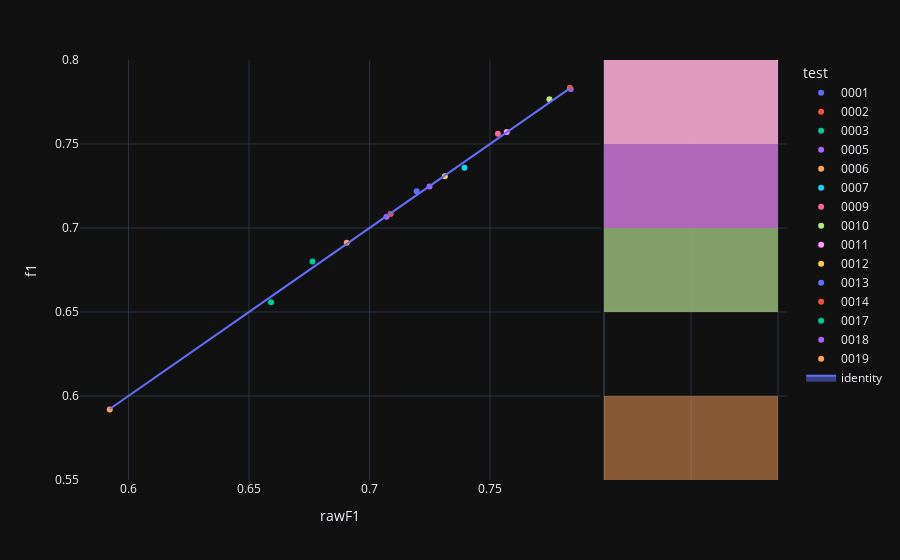

Source (notebook cell):
### Code cell
fig=px.scatter(experimentModels_N2,x='rawF1',y='f1',color='test',hover_name='modelId', marginal_y="histogram")
fig.add_trace(
    go.Scatter(x=experimentModels_N2['rawF1'], y=experimentModels_N2['rawF1'], name="identity", mode='lines',fill="toself")
)
fig.show()

### Figure 1 — Plotly figure (JSON) as saved in the notebook; plotly's stock layout.template omitted (floating-point values rounded to 4 significant figures)
{"data": [{"hovertemplate": "<b>%{hovertext}</b><br><br>test=0001<br>rawF1=%{x}<br>f1=%{y}<extra></extra>", "hovertext": ["27775e1b-9adc-4ae7-9fcf-b3dbe38ca573"], "legendgroup": "0001", "marker": {"color": "#636efa", "symbol": "circle"}, "mode": "markers", "name": "0001", "orientation": "v", "showlegend": true, "x": [0.7835], "xaxis": "x", "y": [0.7826], "yaxis": "y", "type": "scatter"}, {"alignmentgroup": "True", "bingroup": "y", "hovertemplate": "test=0001<br>f1=%{y}<br>count=%{x}<extra></extra>", "legendgroup": "0001", "marker": {"color": "#636efa"}, "name": "0001", "offsetgroup": "0001", "opacity": 0.5, "showlegend": false, "xaxis": "x2", "y": [0.7826], "yaxis": "y2", "type": "histogram"}, {"hovertemplate": "<b>%{hovertext}</b><br><br>test=0002<br>rawF1=%{x}<br>f1=%{y}<extra></extra>", "hovertext": ["363d6b1b-23e4-4aa5-8a2e-a2aa6c9a2bd0"], "legendgroup": "0002", "marker": {"color": "#EF553B", "symbol": "circle"}, "mode": "markers", "name": "0002", "orientation": "v", "showlegend": true, "x": [0.7831], "xaxis": "x", "y": [0.7835], "yaxis": "y", "type": "scatter"}, {"alignmentgroup": "True", "bingroup": "y", "hovertemplate": "test=0002<br>f1=%{y}<br>count=%{x}<extra></extra>", "legendgroup": "0002", "marker": {"color": "#EF553B"}, "name": "0002", "offsetgroup": "0002", "opacity": 0.5, "showlegend": false, "xaxis": "x2", "y": [0.7835], "yaxis": "y2", "type": "histogram"}, {"hovertemplate": "<b>%{hovertext}</b><br><br>test=0003<br>rawF1=%{x}<br>f1=%{y}<extra></extra>", "hovertext": ["09d246cf-df61-4da1-b690-e0c8338d819c"], "legendgroup": "0003", "marker": {"color": "#00cc96", "symbol": "circle"}, "mode": "markers", "name": "0003", "orientation": "v", "showlegend": true, "x": [0.6592], "xaxis": "x", "y": [0.6558], "yaxis": "y", "type": "scatter"}, {"alignmentgroup": "True", "bingroup": "y", "hovertemplate": "test=0003<br>f1=%{y}<br>count=%{x}<extra></extra>", "legendgroup": "0003", "marker": {"color": "#00cc96"}, "name": "0003", "offsetgroup": "0003", "opacity": 0.5, "showlegend": false, "xaxis": "x2", "y": [0.6558], "yaxis": "y2", "type": "histogram"}, {"hovertemplate": "<b>%{hovertext}</b><br><br>test=0005<br>rawF1=%{x}<br>f1=%{y}<extra></extra>", "hovertext": ["d7547448-90e9-4379-8b6f-40fc4ce250cf"], "legendgroup": "0005", "marker": {"color": "#ab63fa", "symbol": "circle"}, "mode": "markers", "name": "0005", "orientation": "v", "showlegend": true, "x": [0.7071], "xaxis": "x", "y": [0.7068], "yaxis": "y", "type": "scatter"}, {"alignmentgroup": "True", "bingroup": "y", "hovertemplate": "test=0005<br>f1=%{y}<br>count=%{x}<extra></extra>", "legendgroup": "0005", "marker": {"color": "#ab63fa"}, "name": "0005", "offsetgroup": "0005", "opacity": 0.5, "showlegend": false, "xaxis": "x2", "y": [0.7068], "yaxis": "y2", "type": "histogram"}, {"hovertemplate": "<b>%{hovertext}</b><br><br>test=0006<br>rawF1=%{x}<br>f1=%{y}<extra></extra>", "hovertext": ["8494b8dc-14c3-4df3-a9e2-2569fced6b66"], "legendgroup": "0006", "marker": {"color": "#FFA15A", "symbol": "circle"}, "mode": "markers", "name": "0006", "orientation": "v", "showlegend": true, "x": [0.5922], "xaxis": "x", "y": [0.592], "yaxis": "y", "type": "scatter"}, {"alignmentgroup": "True", "bingroup": "y", "hovertemplate": "test=0006<br>f1=%{y}<br>count=%{x}<extra></extra>", "legendgroup": "0006", "marker": {"color": "#FFA15A"}, "name": "0006", "offsetgroup": "0006", "opacity": 0.5, "showlegend": false, "xaxis": "x2", "y": [0.592], "yaxis": "y2", "type": "histogram"}, {"hovertemplate": "<b>%{hovertext}</b><br><br>test=0007<br>rawF1=%{x}<br>f1=%{y}<extra></extra>", "hovertext": ["4ec9c4e1-e050-4cb3-911d-426930925d09"], "legendgroup": "0007", "marker": {"color": "#19d3f3", "symbol": "circle"}, "mode": "markers", "name": "0007", "orientation": "v", "showlegend": true, "x": [0.7394], "xaxis": "x", "y": [0.7359], "yaxis": "y", "type": "scatter"}, {"alignmentgroup": "True", "bingroup": "y", "hovertemplate": "test=0007<br>f1=%{y}<br>count=%{x}<extra></extra>", "legendgroup": "0007", "marker": {"color": "#19d3f3"}, "name": "0007", "offsetgroup": "0007", "opacity": 0.5, "showlegend": false, "xaxis": "x2", "y": [0.7359], "yaxis": "y2", "type": "histogram"}, {"hovertemplate": "<b>%{hovertext}</b><br><br>test=0009<br>rawF1=%{x}<br>f1=%{y}<extra></extra>", "hovertext": ["9f43f1cd-280c-4e7c-9c3a-a90f704900c2"], "legendgroup": "0009", "marker": {"color": "#FF6692", "symbol": "circle"}, "mode": "markers", "name": "0009", "orientation": "v", "showlegend": true, "x": [0.7533], "xaxis": "x", "y": [0.7561], "yaxis": "y", "type": "scatter"}, {"alignmentgroup": "True", "bingroup": "y", "hovertemplate": "test=0009<br>f1=%{y}<br>count=%{x}<extra></extra>", "legendgroup": "0009", "marker": {"color": "#FF6692"}, "name": "0009", "offsetgroup": "0009", "opacity": 0.5, "showlegend": false, "xaxis": "x2", "y": [0.7561], "yaxis": "y2", "type": "histogram"}, {"hovertemplate": "<b>%{hovertext}</b><br><br>test=0010<br>rawF1=%{x}<br>f1=%{y}<extra></extra>", "hovertext": ["285a2ff5-4005-4d2b-a89a-5108d2058c0f"], "legendgroup": "0010", "marker": {"color": "#B6E880", "symbol": "circle"}, "mode": "markers", "name": "0010", "orientation": "v", "showlegend": true, "x": [0.7747], "xaxis": "x", "y": [0.7767], "yaxis": "y", "type": "scatter"}, {"alignmentgroup": "True", "bingroup": "y", "hovertemplate": "test=0010<br>f1=%{y}<br>count=%{x}<extra></extra>", "legendgroup": "0010", "marker": {"color": "#B6E880"}, "name": "0010", "offsetgroup": "0010", "opacity": 0.5, "showlegend": false, "xaxis": "x2", "y": [0.7767], "yaxis": "y2", "type": "histogram"}, {"hovertemplate": "<b>%{hovertext}</b><br><br>test=0011<br>rawF1=%{x}<br>f1=%{y}<extra></extra>", "hovertext": ["7bee7b22-c6a4-482c-866e-cfd36aa7b2f8"], "legendgroup": "0011", "marker": {"color": "#FF97FF", "symbol": "circle"}, "mode": "markers", "name": "0011", "orientation": "v", "showlegend": true, "x": [0.757], "xaxis": "x", "y": [0.7571], "yaxis": "y", "type": "scatter"}, {"alignmentgroup": "True", "bingroup": "y", "hovertemplate": "test=0011<br>f1=%{y}<br>count=%{x}<extra></extra>", "legendgroup": "0011", "marker": {"color": "#FF97FF"}, "name": "0011", "offsetgroup": "0011", "opacity": 0.5, "showlegend": false, "xaxis": "x2", "y": [0.7571], "yaxis": "y2", "type": "histogram"}, {"hovertemplate": "<b>%{hovertext}</b><br><br>test=0012<br>rawF1=%{x}<br>f1=%{y}<extra></extra>", "hovertext": ["883a5eb1-e984-44b0-91e9-1c97b07d1547"], "legendgroup": "0012", "marker": {"color": "#FECB52", "symbol": "circle"}, "mode": "markers", "name": "0012", "orientation": "v", "showlegend": true, "x": [0.7313], "xaxis": "x", "y": [0.7308], "yaxis": "y", "type": "scatter"}, {"alignmentgroup": "True", "bingroup": "y", "hovertemplate": "test=0012<br>f1=%{y}<br>count=%{x}<extra></extra>", "legendgroup": "0012", "marker": {"color": "#FECB52"}, "name": "0012", "offsetgroup": "0012", "opacity": 0.5, "showlegend": false, "xaxis": "x2", "y": [0.7308], "yaxis": "y2", "type": "histogram"}, {"hovertemplate": "<b>%{hovertext}</b><br><br>test=0013<br>rawF1=%{x}<br>f1=%{y}<extra></extra>", "hovertext": ["d082b8f6-ee32-4a9f-9ba6-34d399073207"], "legendgroup": "0013", "marker": {"color": "#636efa", "symbol": "circle"}, "mode": "markers", "name": "0013", "orientation": "v", "showlegend": true, "x": [0.7196], "xaxis": "x", "y": [0.7219], "yaxis": "y", "type": "scatter"}, {"alignmentgroup": "True", "bingroup": "y", "hovertemplate": "test=0013<br>f1=%{y}<br>count=%{x}<extra></extra>", "legendgroup": "0013", "marker": {"color": "#636efa"}, "name": "0013", "offsetgroup": "0013", "opacity": 0.5, "showlegend": false, "xaxis": "x2", "y": [0.7219], "yaxis": "y2", "type": "histogram"}, {"hovertemplate": "<b>%{hovertext}</b><br><br>test=0014<br>rawF1=%{x}<br>f1=%{y}<extra></extra>", "hovertext": ["f50ea95d-2bb9-445c-8b79-9aabf91249a6"], "legendgroup": "0014", "marker": {"color": "#EF553B", "symbol": "circle"}, "mode": "markers", "name": "0014", "orientation": "v", "showlegend": true, "x": [0.7088], "xaxis": "x", "y": [0.7084], "yaxis": "y", "type": "scatter"}, {"alignmentgroup": "True", "bingroup": "y", "hovertemplate": "test=0014<br>f1=%{y}<br>count=%{x}<extra></extra>", "legendgroup": "0014", "marker": {"color": "#EF553B"}, "name": "0014", "offsetgroup": "0014", "opacity": 0.5, "showlegend": false, "xaxis": "x2", "y": [0.7084], "yaxis": "y2", "type": "histogram"}, {"hovertemplate": "<b>%{hovertext}</b><br><br>test=0017<br>rawF1=%{x}<br>f1=%{y}<extra></extra>", "hovertext": ["b3f70ca6-b339-46f7-9496-6b9dc83c64d5"], "legendgroup": "0017", "marker": {"color": "#00cc96", "symbol": "circle"}, "mode": "markers", "name": "0017", "orientation": "v", "showlegend": true, "x": [0.6764], "xaxis": "x", "y": [0.68], "yaxis": "y", "type": "scatter"}, {"alignmentgroup": "True", "bingroup": "y", "hovertemplate": "test=0017<br>f1=%{y}<br>count=%{x}<extra></extra>", "legendgroup": "0017", "marker": {"color": "#00cc96"}, "name": "0017", "offsetgroup": "0017", "opacity": 0.5, "showlegend": false, "xaxis": "x2", "y": [0.68], "yaxis": "y2", "type": "histogram"}, {"hovertemplate": "<b>%{hovertext}</b><br><br>test=0018<br>rawF1=%{x}<br>f1=%{y}<extra></extra>", "hovertext": ["ccdc74da-8ec0-4a1f-9a06-bc28dab8ca56"], "legendgroup": "0018", "marker": {"color": "#ab63fa", "symbol": "circle"}, "mode": "markers", "name": "0018", "orientation": "v", "showlegend": true, "x": [0.7249], "xaxis": "x", "y": [0.7247], "yaxis": "y", "type": "scatter"}, {"alignmentgroup": "True", "bingroup": "y", "hovertemplate": "test=0018<br>f1=%{y}<br>count=%{x}<extra></extra>", "legendgroup": "0018", "marker": {"color": "#ab63fa"}, "name": "0018", "offsetgroup": "0018", "opacity": 0.5, "showlegend": false, "xaxis": "x2", "y": [0.7247], "yaxis": "y2", "type": "histogram"}, {"hovertemplate": "<b>%{hovertext}</b><br><br>test=0019<br>rawF1=%{x}<br>f1=%{y}<extra></extra>", "hovertext": ["4da8bffe-f10a-480e-acc3-7db0600b37d7"], "legendgroup": "0019", "marker": {"color": "#FFA15A", "symbol": "circle"}, "mode": "markers", "name": "0019", "orientation": "v", "showlegend": true, "x": [0.6906], "xaxis": "x", "y": [0.6912], "yaxis": "y", "type": "scatter"}, {"alignmentgroup": "True", "bingroup": "y", "hovertemplate": "test=0019<br>f1=%{y}<br>count=%{x}<extra></extra>", "legendgroup": "0019", "marker": {"color": "#FFA15A"}, "name": "0019", "offsetgroup": "0019", "opacity": 0.5, "showlegend": false, "xaxis": "x2", "y": [0.6912], "yaxis": "y2", "type": "histogram"}, {"fill": "toself", "mode": "lines", "name": "identity", "x": [0.7835, 0.7831, 0.6592, 0.7071, 0.5922, 0.7394, 0.7533, 0.7747, 0.757, 0.7313, 0.7196, 0.7088, 0.6764, 0.7249, 0.6906], "y": [0.7835, 0.7831, 0.6592, 0.7071, 0.5922, 0.7394, 0.7533, 0.7747, 0.757, 0.7313, 0.7196, 0.7088, 0.6764, 0.7249, 0.6906], "type": "scatter"}], "layout": {"xaxis": {"anchor": "y", "domain": [0.0, 0.7363], "title": {"text": "rawF1"}}, "yaxis": {"anchor": "x", "domain": [0.0, 1.0], "title": {"text": "f1"}}, "xaxis2": {"anchor": "y2", "domain": [0.7413, 1.0], "matches": "x2", "showticklabels": false, "showline": false, "ticks": "", "showgrid": true}, "yaxis2": {"anchor": "x2", "domain": [0.0, 1.0], "matches": "y", "showticklabels": false, "showgrid": true}, "legend": {"title": {"text": "test"}, "tracegroupgap": 0}, "margin": {"t": 60}, "barmode": "overlay"}}
